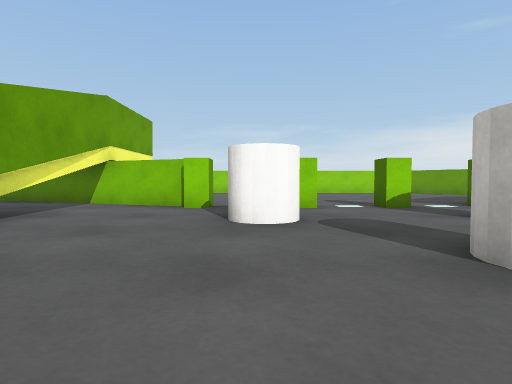
View 1 (above)

21 first-person views from a walk through a Unity game level. The camera is 0.53 m above the floor, tilts 2° down and sees 80° across. The floor is counted in squares, 1 m on a side. Each view is taken from the middle of a square. On the plan, view 1 faces up. The plan holds only what a view shows up to about 9 squares ahead; the rest is blank. The place goes on beyond the plan. Surface patterns are stand-ins for the level's own textures.

View 2
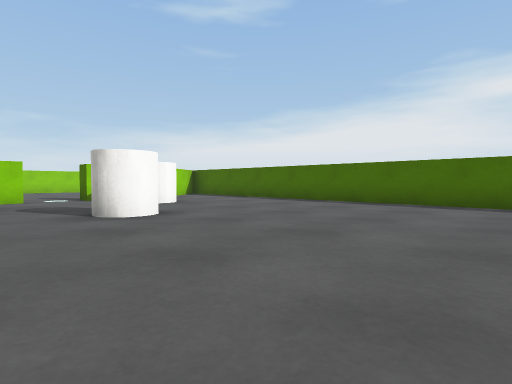

View 3
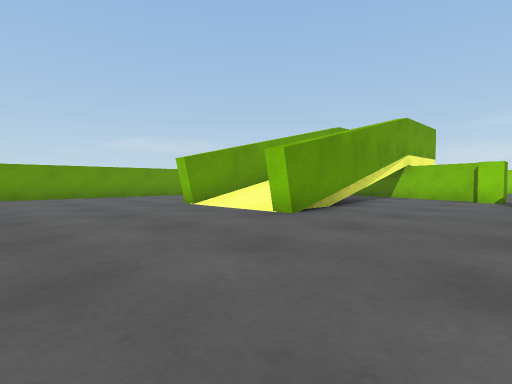

View 4
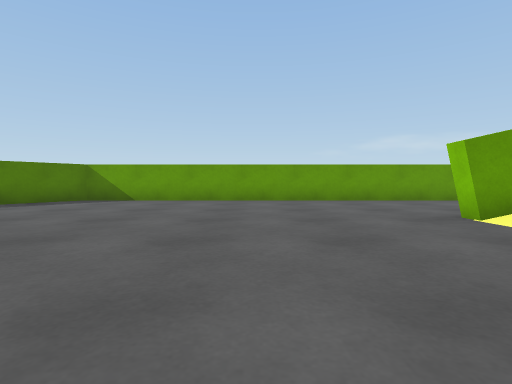

View 5
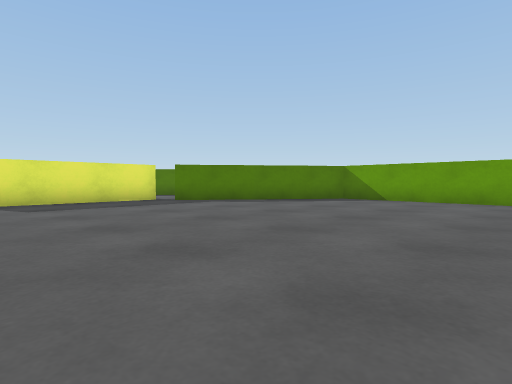

View 6
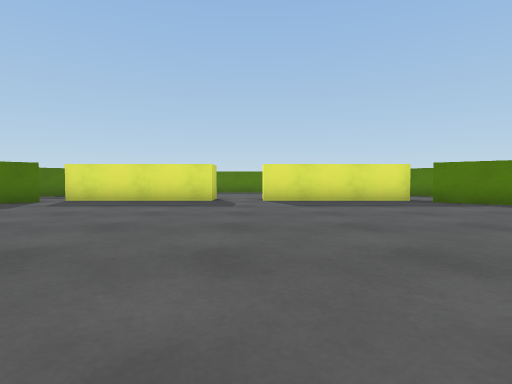

View 7
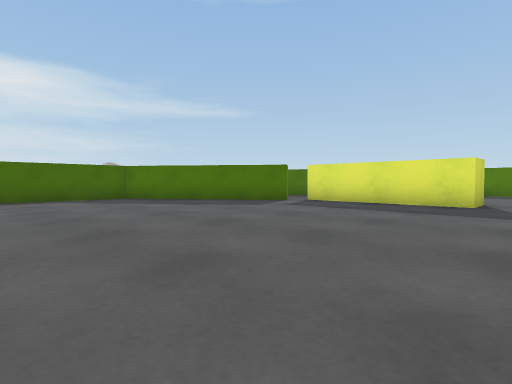

View 8
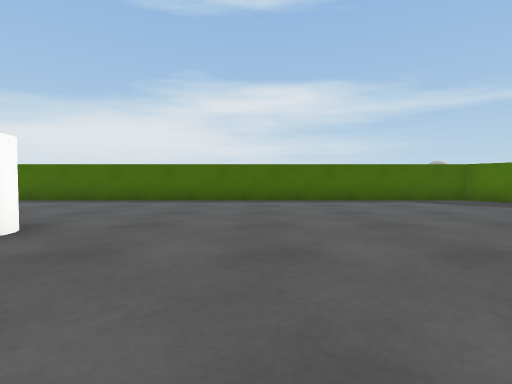

View 9
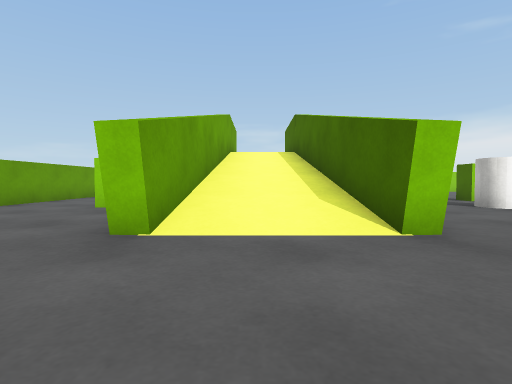

View 10
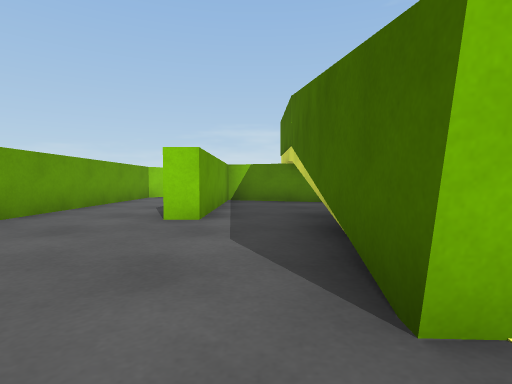

View 11
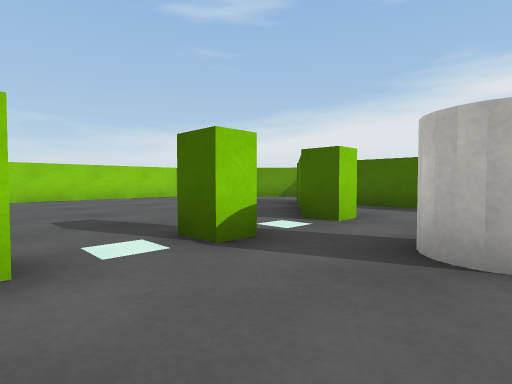

View 12
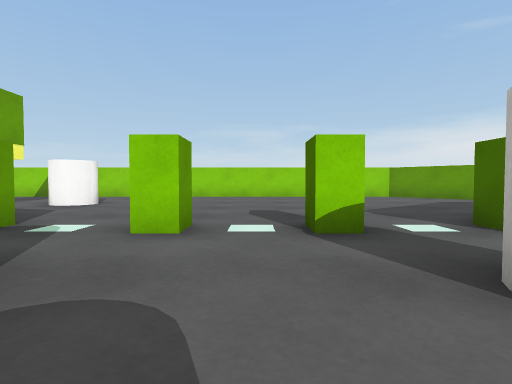

View 13
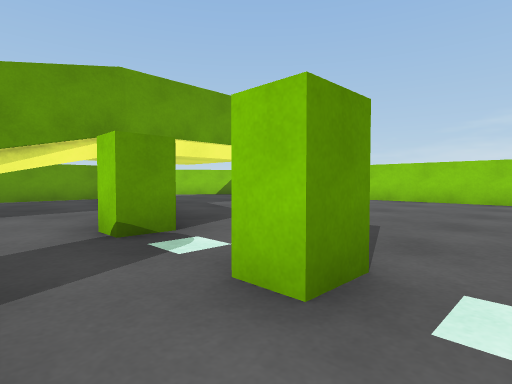

View 14
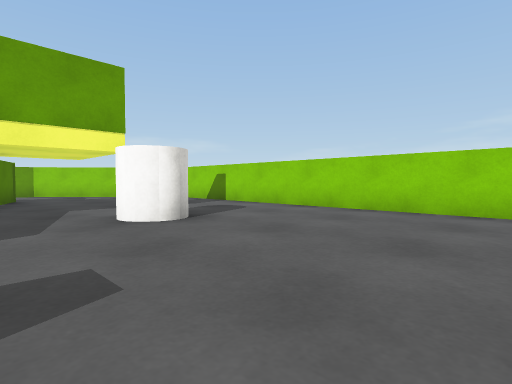

View 15
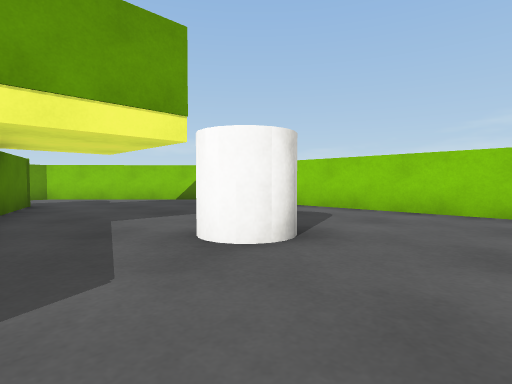

View 16
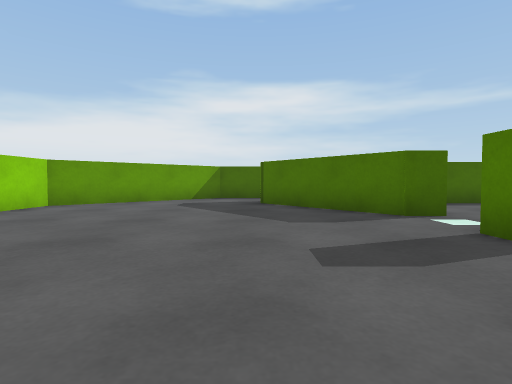

View 17
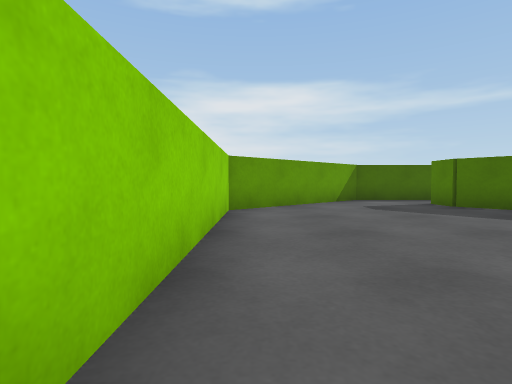

View 18
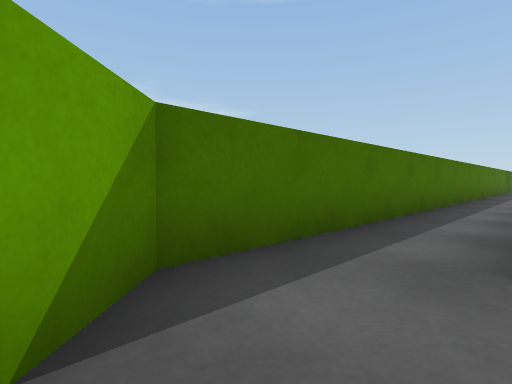

View 19
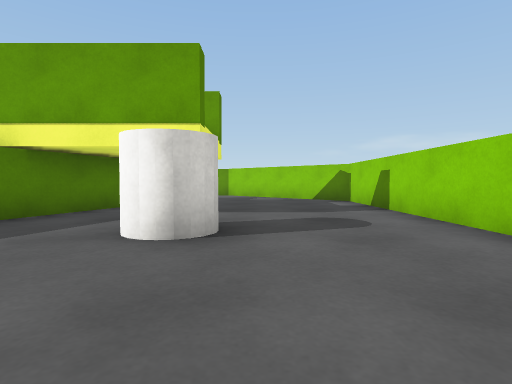

View 20
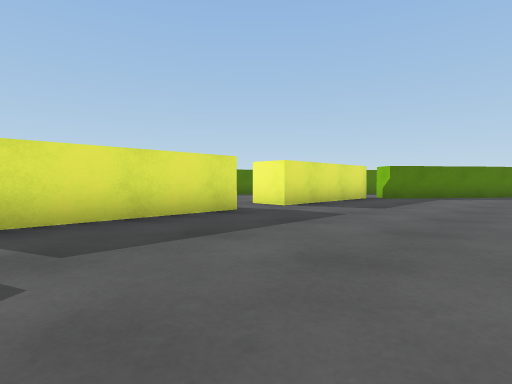

View 21
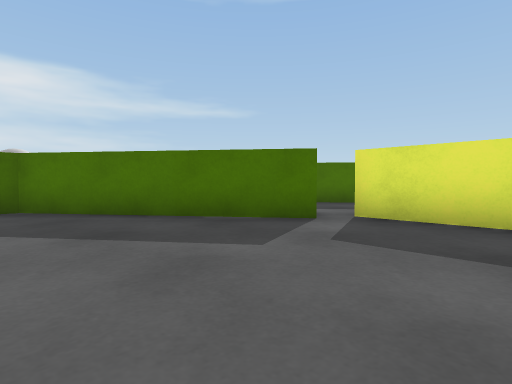

### Floor plan
Ten units are one square. View 1 is at (0, 0); x grows to the right and y downward. Boxes are objects, and circles mark ways between rooms. Rooms are numbered by the first view taken in them; rooms with no view inside come last. Other rooms are left out.
<svg viewBox="-110 -140 212 259">
<path fill="none" stroke="#000" d="M-15 -64 -32 -70M-59 -36 -60 -9 -65 -9 -63 -46M-34 -66 -31 -9 -36 -8 -37 -35M46 -67 74 -89 82 -89M-78 -42 -84 -42M97 1 97 -101 66 -135 -72 -135 -105 -100 -105 67 -64 97M-78 -91 -31 -75M35 97 74 68 74 -72M-8 114 -8 103 32 103M-62 103 -22 103 -22 114M-55 -78 -78 -86 -78 -42M-63 -46 -62 -63M-58 -66 -59 -36M-32 -70 -55 -78M-37 -35 -38 -65"/>
<rect x="-25" y="-105" width="10" height="10" fill="#bbb"><title>cylinder</title></rect>
<rect x="-15" y="-65" width="10" height="10" fill="#bbb"><title>block</title></rect>
<rect x="-5" y="-55" width="10" height="20" fill="#bbb"><title>cylinder</title></rect>
<rect x="5" y="-65" width="10" height="10" fill="#bbb"><title>block</title></rect>
<rect x="15" y="-25" width="10" height="10" fill="#bbb"><title>cylinder</title></rect>
<rect x="25" y="-55" width="20" height="20" fill="#bbb"><title>cylinder</title></rect>
<rect x="25" y="-65" width="10" height="10" fill="#bbb"><title>block</title></rect>
<rect x="45" y="-65" width="10" height="10" fill="#bbb"><title>block</title></rect>
<rect x="85" y="65" width="10" height="10" fill="#bbb"><title>other object</title></rect>
<circle cx="-70" cy="-55" r="3" fill="#2a7"/>
<circle cx="-50" cy="-40" r="3" fill="#2a7"/>
<circle cx="-60" cy="-70" r="3" fill="#2a7"/>
<text x="0" y="-10">1</text>
<text x="-70" y="-70">2</text>
<text x="-50" y="-60">3</text>
</svg>
Room 1 opens to room 2. Room 1 opens to room 3. Room 2 opens to room 3.

Where each view was taken, in squares from view 1:
view 1: 0 up, 0 right, facing up
view 2: 3 down, 0 right, facing up-right
view 3: 3 down, 0 right, facing up-left
view 4: 2 down, 2 left, facing left
view 5: 2 down, 2 left, facing down-left
view 6: 2 down, 2 left, facing down
view 7: 3 down, 2 left, facing down-right
view 8: 1 down, 1 left, facing right
view 9: 2 down, 5 left, facing up
view 10: 0 up, 7 left, facing up
view 11: 4 up, 1 right, facing up-right
view 12: 3 up, 2 right, facing up
view 13: 5 up, 2 right, facing up-left
view 14: 8 up, 2 right, facing up-left
view 15: 8 up, 0 right, facing up-left
view 16: 9 up, 0 right, facing right
view 17: 13 up, 1 right, facing right
view 18: 11 up, 8 right, facing down-right
view 19: 11 up, 1 right, facing left
view 20: 6 down, 3 right, facing down-left
view 21: 6 down, 1 right, facing down-right
